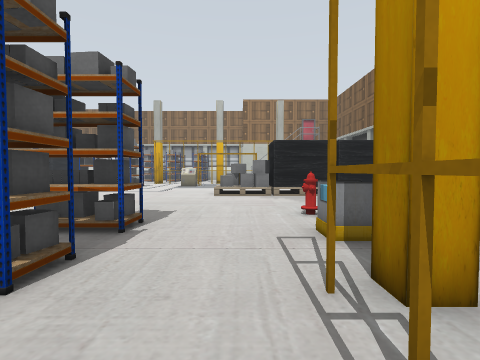
View 1 (above)

23 first-person views from a walk through a world built for the Gazebo simulator. The camera is 0.94 m above the floor, tilts 2° down and sees 85° across. The lines on the ground mark 1 m squares. The floor is counted in squares, 1 m on a side. Each view is taken from the middle of a square. On the plan, view 1 faces up. The plan holds only what a view shows up to about 11 squares ahead; the rest is blank. The place goes on beyond the plan. Simple shapes stand in for some stock models. Some surface patterns are stand-ins.

View 2
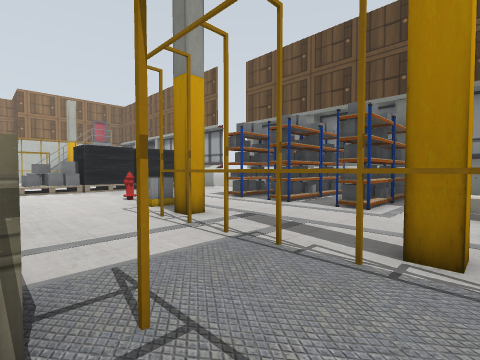

View 3
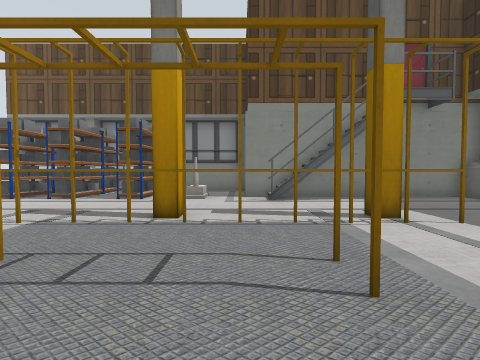

View 4
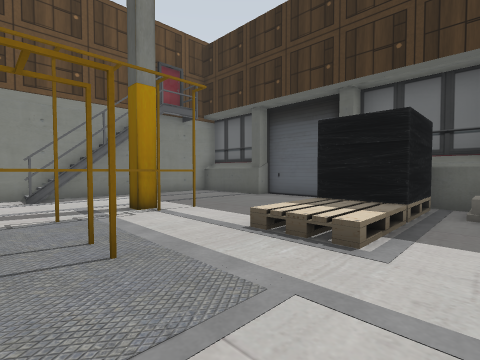

View 5
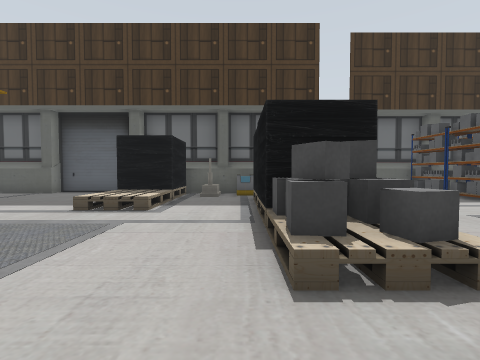

View 6
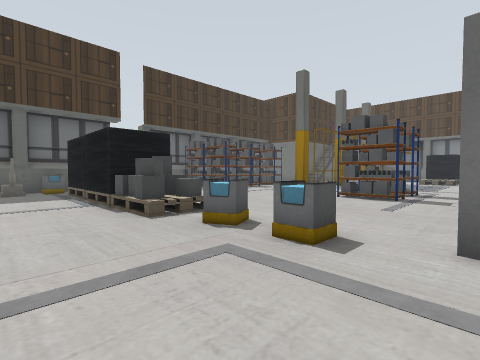

View 7
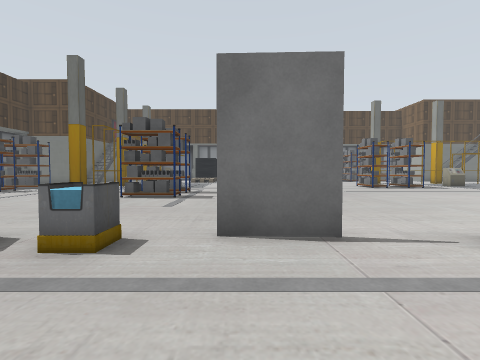

View 8
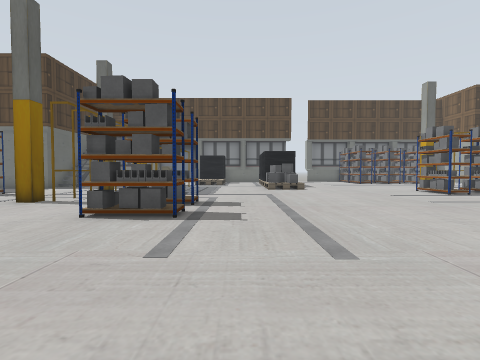

View 9
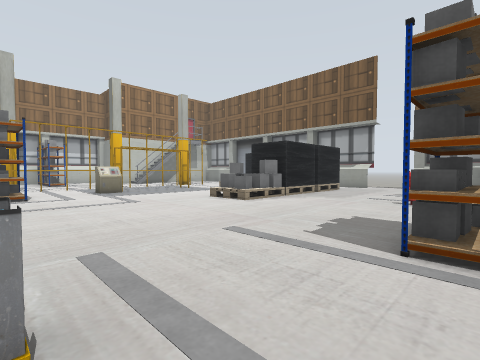

View 10
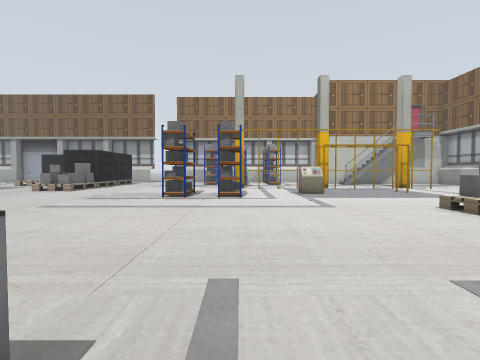

View 11
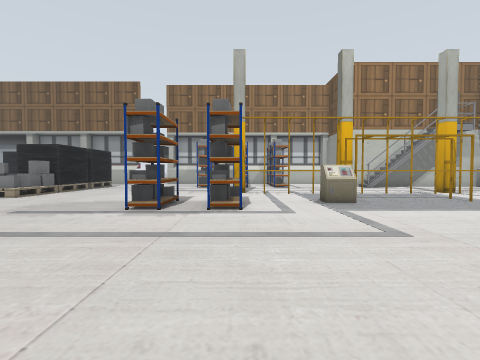

View 12
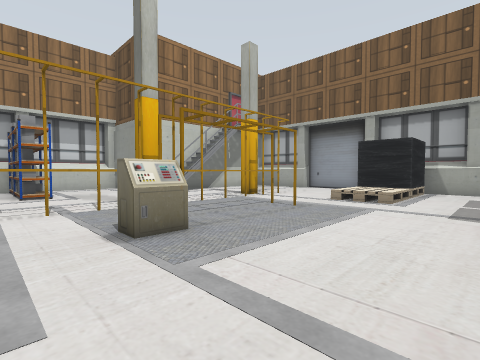

View 13
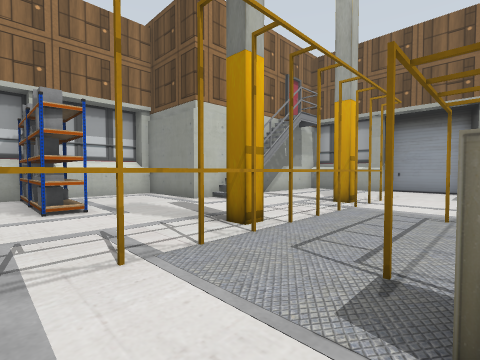

View 14
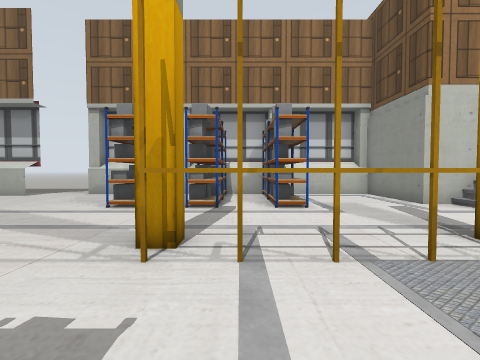

View 15
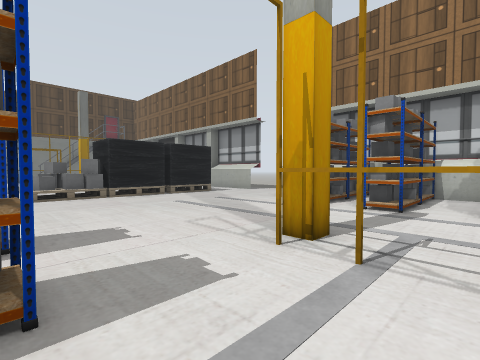

View 16
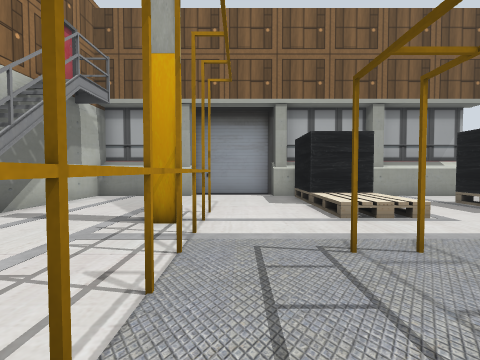

View 17
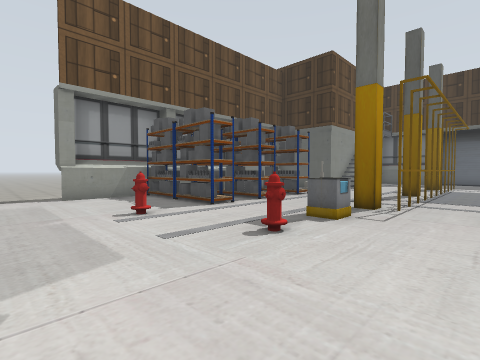

View 18
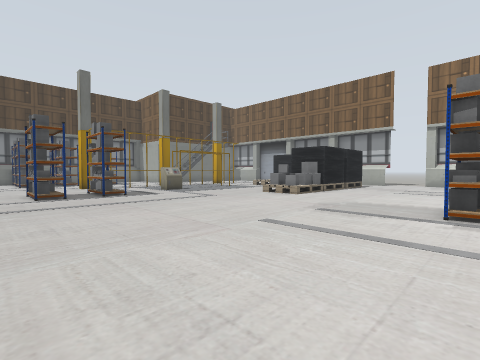

View 19
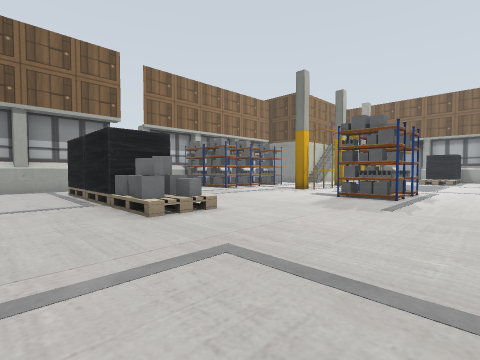

View 20
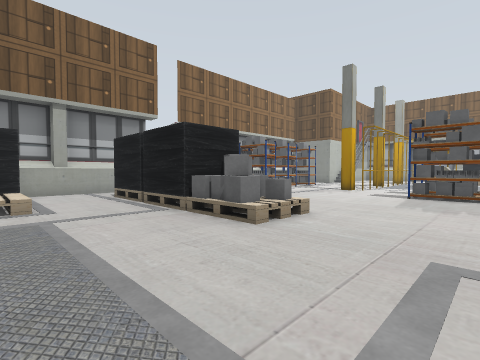

View 21
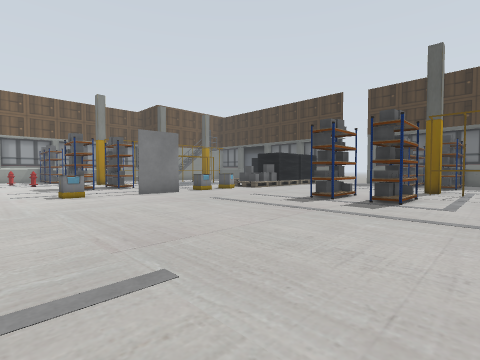

View 22
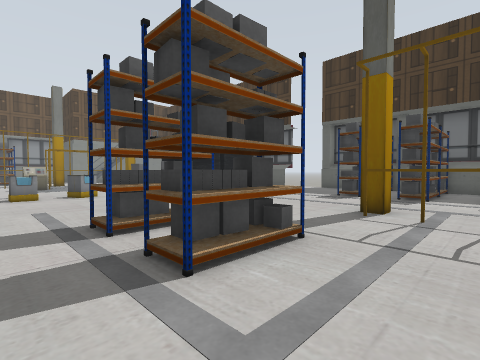

View 23
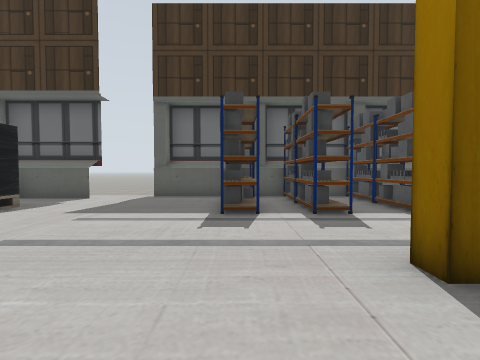

### Floor plan
Key: @ floor where view 1 was taken; # wall or solid block; . floor; = window, fence, low wall or low ledge; H fire hydrant; B bin; P yellow post; U house; G grey box; O other object.
Columns run from 19 left of view 1 to 9 right of it. Each row starts with its distance up from view 1.
 27  ..   ..############
 26  #####.... #.#.#...#
 25  #... .....#.#.#...#
 24 =#..#  ....#.#.#...#
 23 #=..= .....#.#.#...##########
 22 ==..##.....................#.
 21 =...##.....................#
 20 ....=#.....................#
 19 ....##.......PPPPPPPPPPP...#
 18 ....##.....................#
 17 ....==..........PP..P......#
 16 ..........####..P...P.===###
 15 ..........####........==#= #
 14 .......................==###
 13 ...........................#
 12 #..........................#.
 11 #.................=##=  =#.#.
 10 #.................=#######.#.
  9 #............................
  8 .............................
  7 ........................H...#
  6 ............B........H......#
  5 ................##..........#
  4 ................##..BB..#####
  3 ...........G... ##........  #
  2 ...........G.... #..P...#####
  1 ................ ...P...... #
  0 ............B... ..@P...#####
 -1 ...####.....B...  P.P...... #
 -2  ..####.....B... .P.P...UU  #
 -3  ..........==.......P...U.  #
 -4  ..........##.......P... #
 -5  OPP.......##....PP.P...#
 -6 ..........  =.......P...#
 -7 ..........  #...==..P...#
 -8  ..........##..===..P...#
 -9  #.#.#.....#=..=#=......#
-10  #.#.#.....##..#=# .....#
-11  #.#.#.......BU#   .....#
-12  #.#.#.....#####   #######
-13 #########..             #
-14          ..

Positions as (right, up) in squares from view 1, and headings:
1: (0, 0), facing up
2: (-2, -3), facing up-right
3: (-4, -4), facing right
4: (-5, -4), facing down-right
5: (-6, -1), facing down
6: (-4, 2), facing down-left
7: (-4, 2), facing left
8: (-8, 1), facing left
9: (-7, 4), facing up-right
10: (-6, 5), facing up
11: (-6, 8), facing up
12: (-5, 12), facing up-right
13: (-5, 16), facing up-right
14: (-5, 16), facing up
15: (-4, 16), facing up-left
16: (-2, 18), facing right
17: (-1, 9), facing down-right
18: (-8, 8), facing up-left
19: (-18, 12), facing up-right
20: (-19, 14), facing up-right
21: (-18, 8), facing down-right
22: (-18, 1), facing down-right
23: (-14, -3), facing down
